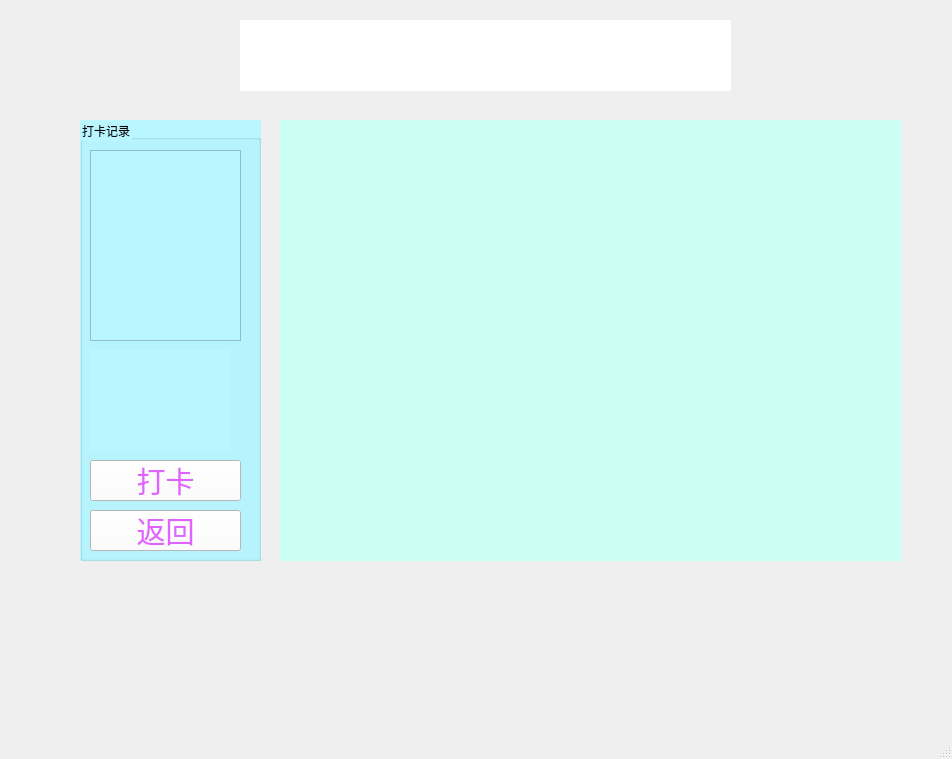
<?xml version="1.0" encoding="UTF-8"?>
<ui version="4.0">
 <class>MainWindow</class>
 <widget class="QMainWindow" name="MainWindow">
  <property name="geometry">
   <rect>
    <x>0</x>
    <y>0</y>
    <width>952</width>
    <height>759</height>
   </rect>
  </property>
  <property name="font">
   <font>
    <pointsize>18</pointsize>
   </font>
  </property>
  <property name="windowTitle">
   <string>MainWindow</string>
  </property>
  <widget class="QWidget" name="centralwidget">
   <widget class="QLabel" name="label">
    <property name="geometry">
     <rect>
      <x>240</x>
      <y>20</y>
      <width>491</width>
      <height>71</height>
     </rect>
    </property>
    <property name="font">
     <font>
      <family>Segoe Script</family>
      <pointsize>26</pointsize>
     </font>
    </property>
    <property name="styleSheet">
     <string notr="true">color: rgb(0, 8, 255);
background-color: rgb(255,255,255);</string>
    </property>
    <property name="text">
     <string>打卡系统</string>
    </property>
    <property name="alignment">
     <set>Qt::AlignmentFlag::AlignCenter</set>
    </property>
   </widget>
   <widget class="QGroupBox" name="groupBox">
    <property name="geometry">
     <rect>
      <x>80</x>
      <y>120</y>
      <width>181</width>
      <height>441</height>
     </rect>
    </property>
    <property name="styleSheet">
     <string notr="true">border-color: rgb(199, 255, 220);
border-top-color: rgb(138, 255, 146);
background-color: rgb(185, 246, 255);</string>
    </property>
    <property name="title">
     <string/>
    </property>
    <widget class="QPushButton" name="pushButton">
     <property name="geometry">
      <rect>
       <x>10</x>
       <y>270</y>
       <width>161</width>
       <height>61</height>
      </rect>
     </property>
     <property name="font">
      <font>
       <family>Segoe UI</family>
       <pointsize>18</pointsize>
      </font>
     </property>
     <property name="styleSheet">
      <string notr="true">color: rgb(60, 164, 255);

background-color: rgb(255, 255, 255);</string>
     </property>
     <property name="text">
      <string>训练</string>
     </property>
    </widget>
    <widget class="QPushButton" name="recode">
     <property name="geometry">
      <rect>
       <x>10</x>
       <y>30</y>
       <width>161</width>
       <height>61</height>
      </rect>
     </property>
     <property name="font">
      <font>
       <family>Segoe UI Symbol</family>
       <pointsize>18</pointsize>
       <italic>false</italic>
       <bold>false</bold>
      </font>
     </property>
     <property name="styleSheet">
      <string notr="true">color: rgb(60, 164, 255);
background-color: rgb(255, 255, 255);</string>
     </property>
     <property name="text">
      <string>进入打卡</string>
     </property>
    </widget>
    <widget class="QPushButton" name="pushButton_2">
     <property name="geometry">
      <rect>
       <x>10</x>
       <y>190</y>
       <width>161</width>
       <height>61</height>
      </rect>
     </property>
     <property name="font">
      <font>
       <family>Segoe UI</family>
       <pointsize>18</pointsize>
      </font>
     </property>
     <property name="styleSheet">
      <string notr="true">color: rgb(60, 164, 255);

background-color: rgb(255, 255, 255);</string>
     </property>
     <property name="text">
      <string>采集</string>
     </property>
    </widget>
    <widget class="QPushButton" name="save">
     <property name="geometry">
      <rect>
       <x>10</x>
       <y>110</y>
       <width>161</width>
       <height>61</height>
      </rect>
     </property>
     <property name="font">
      <font>
       <family>Segoe UI</family>
       <pointsize>18</pointsize>
      </font>
     </property>
     <property name="styleSheet">
      <string notr="true">color: rgb(60, 164, 255);
background-color: rgb(255, 255, 255);


</string>
     </property>
     <property name="text">
      <string>录入信息</string>
     </property>
    </widget>
    <widget class="QPushButton" name="exit">
     <property name="geometry">
      <rect>
       <x>10</x>
       <y>350</y>
       <width>161</width>
       <height>61</height>
      </rect>
     </property>
     <property name="font">
      <font>
       <family>Segoe UI</family>
       <pointsize>18</pointsize>
       <italic>false</italic>
       <bold>false</bold>
      </font>
     </property>
     <property name="styleSheet">
      <string notr="true">color: rgb(60, 164, 255);
;
background-color: rgb(255, 255, 255);</string>
     </property>
     <property name="text">
      <string>退出</string>
     </property>
    </widget>
    <widget class="QGroupBox" name="openrecode">
     <property name="geometry">
      <rect>
       <x>0</x>
       <y>0</y>
       <width>181</width>
       <height>441</height>
      </rect>
     </property>
     <property name="styleSheet">
      <string notr="true">border-color: rgb(199, 255, 220);
border-top-color: rgb(138, 255, 146);
background-color: rgb(185, 246, 255);</string>
     </property>
     <property name="title">
      <string>打卡记录</string>
     </property>
     <widget class="QPlainTextEdit" name="plainTextEdit">
      <property name="geometry">
       <rect>
        <x>10</x>
        <y>30</y>
        <width>151</width>
        <height>191</height>
       </rect>
      </property>
     </widget>
     <widget class="QLabel" name="label_4">
      <property name="geometry">
       <rect>
        <x>10</x>
        <y>230</y>
        <width>141</width>
        <height>101</height>
       </rect>
      </property>
      <property name="text">
       <string/>
      </property>
     </widget>
     <widget class="QPushButton" name="back">
      <property name="geometry">
       <rect>
        <x>10</x>
        <y>390</y>
        <width>151</width>
        <height>41</height>
       </rect>
      </property>
      <property name="font">
       <font>
        <family>Tw Cen MT</family>
        <pointsize>22</pointsize>
       </font>
      </property>
      <property name="styleSheet">
       <string notr="true">background-color: rgb(255, 255, 255);
color: rgb(224, 99, 255);</string>
      </property>
      <property name="text">
       <string>返回</string>
      </property>
     </widget>
     <widget class="QPushButton" name="openbb">
      <property name="geometry">
       <rect>
        <x>10</x>
        <y>340</y>
        <width>151</width>
        <height>41</height>
       </rect>
      </property>
      <property name="font">
       <font>
        <family>Tw Cen MT</family>
        <pointsize>22</pointsize>
       </font>
      </property>
      <property name="styleSheet">
       <string notr="true">background-color: rgb(255, 255, 255);
color: rgb(224, 99, 255);</string>
      </property>
      <property name="text">
       <string>打卡</string>
      </property>
     </widget>
    </widget>
   </widget>
   <widget class="QLabel" name="label_3">
    <property name="geometry">
     <rect>
      <x>243</x>
      <y>390</y>
      <width>181</width>
      <height>61</height>
     </rect>
    </property>
    <property name="text">
     <string/>
    </property>
   </widget>
   <widget class="QLabel" name="openlb">
    <property name="geometry">
     <rect>
      <x>-260</x>
      <y>190</y>
      <width>371</width>
      <height>281</height>
     </rect>
    </property>
    <property name="text">
     <string>TextLabel</string>
    </property>
   </widget>
   <widget class="QGroupBox" name="groupBox_2">
    <property name="geometry">
     <rect>
      <x>280</x>
      <y>120</y>
      <width>621</width>
      <height>441</height>
     </rect>
    </property>
    <property name="title">
     <string/>
    </property>
    <widget class="QLabel" name="label_2">
     <property name="geometry">
      <rect>
       <x>10</x>
       <y>50</y>
       <width>601</width>
       <height>381</height>
      </rect>
     </property>
     <property name="styleSheet">
      <string notr="true">background-color: rgb(203, 255, 244);</string>
     </property>
     <property name="text">
      <string/>
     </property>
    </widget>
    <widget class="QLineEdit" name="id">
     <property name="geometry">
      <rect>
       <x>10</x>
       <y>10</y>
       <width>281</width>
       <height>31</height>
      </rect>
     </property>
     <property name="readOnly">
      <bool>false</bool>
     </property>
     <property name="placeholderText">
      <string>id</string>
     </property>
    </widget>
    <widget class="QLineEdit" name="lineEdit">
     <property name="geometry">
      <rect>
       <x>330</x>
       <y>10</y>
       <width>281</width>
       <height>31</height>
      </rect>
     </property>
     <property name="placeholderText">
      <string>姓名</string>
     </property>
    </widget>
    <widget class="QLabel" name="home">
     <property name="geometry">
      <rect>
       <x>0</x>
       <y>0</y>
       <width>621</width>
       <height>441</height>
      </rect>
     </property>
     <property name="styleSheet">
      <string notr="true">background-color: rgb(203, 255, 244);</string>
     </property>
     <property name="text">
      <string/>
     </property>
    </widget>
   </widget>
   <widget class="QLabel" name="timela">
    <property name="geometry">
     <rect>
      <x>240</x>
      <y>20</y>
      <width>491</width>
      <height>71</height>
     </rect>
    </property>
    <property name="font">
     <font>
      <family>Segoe Script</family>
      <pointsize>26</pointsize>
     </font>
    </property>
    <property name="styleSheet">
     <string notr="true">color: rgb(0, 8, 255);
background-color: rgb(255,255,255);</string>
    </property>
    <property name="text">
     <string/>
    </property>
    <property name="alignment">
     <set>Qt::AlignmentFlag::AlignCenter</set>
    </property>
   </widget>
  </widget>
  <widget class="QMenuBar" name="menubar">
   <property name="geometry">
    <rect>
     <x>0</x>
     <y>0</y>
     <width>952</width>
     <height>33</height>
    </rect>
   </property>
  </widget>
  <widget class="QStatusBar" name="statusbar"/>
 </widget>
 <resources/>
 <connections/>
</ui>
